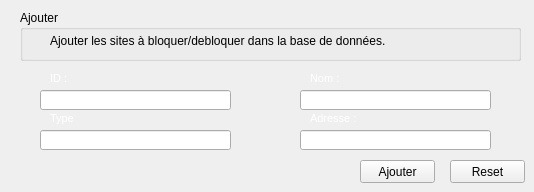
      <widget class="QWidget" name="tab_2">
       <attribute name="title">
        <string>Ajouter</string>
       </attribute>
       <widget class="QGroupBox" name="groupBox_9">
        <property name="geometry">
         <rect>
          <x>20</x>
          <y>10</y>
          <width>501</width>
          <height>51</height>
         </rect>
        </property>
        <property name="autoFillBackground">
         <bool>false</bool>
        </property>
        <property name="title">
         <string>Ajouter</string>
        </property>
        <property name="flat">
         <bool>false</bool>
        </property>
        <widget class="QLabel" name="label_19">
         <property name="geometry">
          <rect>
           <x>30</x>
           <y>20</y>
           <width>431</width>
           <height>21</height>
          </rect>
         </property>
         <property name="layoutDirection">
          <enum>Qt::LeftToRight</enum>
         </property>
         <property name="text">
          <string>Ajouter les sites à bloquer/debloquer dans la base de données.</string>
         </property>
         <property name="wordWrap">
          <bool>true</bool>
         </property>
        </widget>
       </widget>
       <widget class="QLineEdit" name="lineEdit_nomappareil_5">
        <property name="geometry">
         <rect>
          <x>40</x>
          <y>90</y>
          <width>191</width>
          <height>20</height>
         </rect>
        </property>
       </widget>
       <widget class="QLabel" name="label_20">
        <property name="geometry">
         <rect>
          <x>50</x>
          <y>70</y>
          <width>111</width>
          <height>16</height>
         </rect>
        </property>
        <property name="styleSheet">
         <string notr="true">/*Copyright (c) DevSec Studio. All rights reserved.

MIT License

Permission is hereby granted, free of charge, to any person obtaining a copy
of this software and associated documentation files (the &quot;Software&quot;), to deal
in the Software without restriction, including without limitation the rights
to use, copy, modify, merge, publish, distribute, sublicense, and/or sell
copies of the Software, and to permit persons to whom the Software is
furnished to do so, subject to the following conditions:

The above copyright notice and this permission notice shall be included in all
copies or substantial portions of the Software.

THE SOFTWARE IS PROVIDED *AS IS*, WITHOUT WARRANTY OF ANY KIND, EXPRESS OR
IMPLIED, INCLUDING BUT NOT LIMITED TO THE WARRANTIES OF MERCHANTABILITY,
FITNESS FOR A PARTICULAR PURPOSE AND NONINFRINGEMENT. IN NO EVENT SHALL THE
AUTHORS OR COPYRIGHT HOLDERS BE LIABLE FOR ANY CLAIM, DAMAGES OR OTHER
LIABILITY, WHETHER IN AN ACTION OF CONTRACT, TORT OR OTHERWISE, ARISING FROM,
OUT OF OR IN CONNECTION WITH THE SOFTWARE OR THE USE OR OTHER DEALINGS IN THE SOFTWARE.
*/

/*-----QWidget-----*/
QWidget
{
	background-color: QLinearGradient(x1:0, y1:0, x2:0, y2:1, stop:1 #212121, stop:.4 #343434);
	color: #ffffff;
	border-color: #000000;

}


/*-----QLabel-----*/
QLabel
{
	background-color: transparent;
	color: #fff;
	font-size: 8pt;
	border-color: #ffffff;

}


/*-----QToolButton-----*/
QToolButton
{
	background-color: qlineargradient(spread:repeat, x1:1, y1:0, x2:1, y2:1, stop:0 rgba(254, 171, 66, 255),stop:1 rgba(255, 153, 0, 255));
	color: #000;
	font-size: 14pt;
	border-radius: 4px;
	padding: 10px;

}


QToolButton::pressed
{
	background-color: #6b960f;

}


/*-----QTabWidget-----*/
QTabBar::tab
{
	font-size: 8pt;
	font-weight: bold;
	width: 80px;
    border: 1px solid #444;
    border-bottom-style: none;
	border-top-style: none;
    background-color: #323232;
    padding-top: 3px;
    padding-bottom: 2px;
    margin-right: -1px;

}

QTabWidget::pane 
{
    border: 1px solid qlineargradient(spread:repeat, x1:1, y1:0, x2:1, y2:1, stop:0 rgba(254, 171, 66, 255),stop:1 rgba(255, 153, 0, 255));
    top: 1px;

}

QTabBar::tab:last
{
    margin-right: 0; 

}

QTabBar::tab:first:!selected
{
	margin-left: 0px; 

}

QTabBar::tab:!selected
{
    color: #fff;
    border-bottom-style: solid;
    margin-top: 3px;
    background-color: QLinearGradient(x1:0, y1:0, x2:0, y2:1, stop:1 #212121, stop:.4 #343434);

}

QTabBar::tab:selected
{
	background-color: qlineargradient(spread:repeat, x1:1, y1:0, x2:1, y2:1, stop:0 rgba(254, 171, 66, 255),stop:1 rgba(255, 153, 0, 255));
	color: #000;
    margin-bottom: 0px;

}

QTabBar::tab:!selected:hover
{
    background-color: QLinearGradient(x1:0, y1:0, x2:0, y2:1, stop:1 #212121, stop:0.4 #343434, stop:0.2 #343434, stop:0.1 #ffaa00);

}</string>
        </property>
        <property name="text">
         <string>ID :</string>
        </property>
       </widget>
       <widget class="QLineEdit" name="lineEdit_nomappareil_6">
        <property name="geometry">
         <rect>
          <x>40</x>
          <y>130</y>
          <width>191</width>
          <height>20</height>
         </rect>
        </property>
       </widget>
       <widget class="QLineEdit" name="lineEdit_nomappareil_7">
        <property name="geometry">
         <rect>
          <x>300</x>
          <y>130</y>
          <width>191</width>
          <height>20</height>
         </rect>
        </property>
       </widget>
       <widget class="QLineEdit" name="lineEdit_nomappareil_8">
        <property name="geometry">
         <rect>
          <x>300</x>
          <y>90</y>
          <width>191</width>
          <height>20</height>
         </rect>
        </property>
       </widget>
       <widget class="QLabel" name="label_21">
        <property name="geometry">
         <rect>
          <x>50</x>
          <y>110</y>
          <width>111</width>
          <height>16</height>
         </rect>
        </property>
        <property name="styleSheet">
         <string notr="true">/*Copyright (c) DevSec Studio. All rights reserved.

MIT License

Permission is hereby granted, free of charge, to any person obtaining a copy
of this software and associated documentation files (the &quot;Software&quot;), to deal
in the Software without restriction, including without limitation the rights
to use, copy, modify, merge, publish, distribute, sublicense, and/or sell
copies of the Software, and to permit persons to whom the Software is
furnished to do so, subject to the following conditions:

The above copyright notice and this permission notice shall be included in all
copies or substantial portions of the Software.

THE SOFTWARE IS PROVIDED *AS IS*, WITHOUT WARRANTY OF ANY KIND, EXPRESS OR
IMPLIED, INCLUDING BUT NOT LIMITED TO THE WARRANTIES OF MERCHANTABILITY,
FITNESS FOR A PARTICULAR PURPOSE AND NONINFRINGEMENT. IN NO EVENT SHALL THE
AUTHORS OR COPYRIGHT HOLDERS BE LIABLE FOR ANY CLAIM, DAMAGES OR OTHER
LIABILITY, WHETHER IN AN ACTION OF CONTRACT, TORT OR OTHERWISE, ARISING FROM,
OUT OF OR IN CONNECTION WITH THE SOFTWARE OR THE USE OR OTHER DEALINGS IN THE SOFTWARE.
*/

/*-----QWidget-----*/
QWidget
{
	background-color: QLinearGradient(x1:0, y1:0, x2:0, y2:1, stop:1 #212121, stop:.4 #343434);
	color: #ffffff;
	border-color: #000000;

}


/*-----QLabel-----*/
QLabel
{
	background-color: transparent;
	color: #fff;
	font-size: 8pt;
	border-color: #ffffff;

}


/*-----QToolButton-----*/
QToolButton
{
	background-color: qlineargradient(spread:repeat, x1:1, y1:0, x2:1, y2:1, stop:0 rgba(254, 171, 66, 255),stop:1 rgba(255, 153, 0, 255));
	color: #000;
	font-size: 14pt;
	border-radius: 4px;
	padding: 10px;

}


QToolButton::pressed
{
	background-color: #6b960f;

}


/*-----QTabWidget-----*/
QTabBar::tab
{
	font-size: 8pt;
	font-weight: bold;
	width: 80px;
    border: 1px solid #444;
    border-bottom-style: none;
	border-top-style: none;
    background-color: #323232;
    padding-top: 3px;
    padding-bottom: 2px;
    margin-right: -1px;

}

QTabWidget::pane 
{
    border: 1px solid qlineargradient(spread:repeat, x1:1, y1:0, x2:1, y2:1, stop:0 rgba(254, 171, 66, 255),stop:1 rgba(255, 153, 0, 255));
    top: 1px;

}

QTabBar::tab:last
{
    margin-right: 0; 

}

QTabBar::tab:first:!selected
{
	margin-left: 0px; 

}

QTabBar::tab:!selected
{
    color: #fff;
    border-bottom-style: solid;
    margin-top: 3px;
    background-color: QLinearGradient(x1:0, y1:0, x2:0, y2:1, stop:1 #212121, stop:.4 #343434);

}

QTabBar::tab:selected
{
	background-color: qlineargradient(spread:repeat, x1:1, y1:0, x2:1, y2:1, stop:0 rgba(254, 171, 66, 255),stop:1 rgba(255, 153, 0, 255));
	color: #000;
    margin-bottom: 0px;

}

QTabBar::tab:!selected:hover
{
    background-color: QLinearGradient(x1:0, y1:0, x2:0, y2:1, stop:1 #212121, stop:0.4 #343434, stop:0.2 #343434, stop:0.1 #ffaa00);

}</string>
        </property>
        <property name="text">
         <string>Type</string>
        </property>
       </widget>
       <widget class="QLabel" name="label_22">
        <property name="geometry">
         <rect>
          <x>310</x>
          <y>70</y>
          <width>111</width>
          <height>16</height>
         </rect>
        </property>
        <property name="styleSheet">
         <string notr="true">/*Copyright (c) DevSec Studio. All rights reserved.

MIT License

Permission is hereby granted, free of charge, to any person obtaining a copy
of this software and associated documentation files (the &quot;Software&quot;), to deal
in the Software without restriction, including without limitation the rights
to use, copy, modify, merge, publish, distribute, sublicense, and/or sell
copies of the Software, and to permit persons to whom the Software is
furnished to do so, subject to the following conditions:

The above copyright notice and this permission notice shall be included in all
copies or substantial portions of the Software.

THE SOFTWARE IS PROVIDED *AS IS*, WITHOUT WARRANTY OF ANY KIND, EXPRESS OR
IMPLIED, INCLUDING BUT NOT LIMITED TO THE WARRANTIES OF MERCHANTABILITY,
FITNESS FOR A PARTICULAR PURPOSE AND NONINFRINGEMENT. IN NO EVENT SHALL THE
AUTHORS OR COPYRIGHT HOLDERS BE LIABLE FOR ANY CLAIM, DAMAGES OR OTHER
LIABILITY, WHETHER IN AN ACTION OF CONTRACT, TORT OR OTHERWISE, ARISING FROM,
OUT OF OR IN CONNECTION WITH THE SOFTWARE OR THE USE OR OTHER DEALINGS IN THE SOFTWARE.
*/

/*-----QWidget-----*/
QWidget
{
	background-color: QLinearGradient(x1:0, y1:0, x2:0, y2:1, stop:1 #212121, stop:.4 #343434);
	color: #ffffff;
	border-color: #000000;

}


/*-----QLabel-----*/
QLabel
{
	background-color: transparent;
	color: #fff;
	font-size: 8pt;
	border-color: #ffffff;

}


/*-----QToolButton-----*/
QToolButton
{
	background-color: qlineargradient(spread:repeat, x1:1, y1:0, x2:1, y2:1, stop:0 rgba(254, 171, 66, 255),stop:1 rgba(255, 153, 0, 255));
	color: #000;
	font-size: 14pt;
	border-radius: 4px;
	padding: 10px;

}


QToolButton::pressed
{
	background-color: #6b960f;

}


/*-----QTabWidget-----*/
QTabBar::tab
{
	font-size: 8pt;
	font-weight: bold;
	width: 80px;
    border: 1px solid #444;
    border-bottom-style: none;
	border-top-style: none;
    background-color: #323232;
    padding-top: 3px;
    padding-bottom: 2px;
    margin-right: -1px;

}

QTabWidget::pane 
{
    border: 1px solid qlineargradient(spread:repeat, x1:1, y1:0, x2:1, y2:1, stop:0 rgba(254, 171, 66, 255),stop:1 rgba(255, 153, 0, 255));
    top: 1px;

}

QTabBar::tab:last
{
    margin-right: 0; 

}

QTabBar::tab:first:!selected
{
	margin-left: 0px; 

}

QTabBar::tab:!selected
{
    color: #fff;
    border-bottom-style: solid;
    margin-top: 3px;
    background-color: QLinearGradient(x1:0, y1:0, x2:0, y2:1, stop:1 #212121, stop:.4 #343434);

}

QTabBar::tab:selected
{
	background-color: qlineargradient(spread:repeat, x1:1, y1:0, x2:1, y2:1, stop:0 rgba(254, 171, 66, 255),stop:1 rgba(255, 153, 0, 255));
	color: #000;
    margin-bottom: 0px;

}

QTabBar::tab:!selected:hover
{
    background-color: QLinearGradient(x1:0, y1:0, x2:0, y2:1, stop:1 #212121, stop:0.4 #343434, stop:0.2 #343434, stop:0.1 #ffaa00);

}</string>
        </property>
        <property name="text">
         <string>Nom :</string>
        </property>
       </widget>
       <widget class="QLabel" name="label_23">
        <property name="geometry">
         <rect>
          <x>310</x>
          <y>110</y>
          <width>111</width>
          <height>16</height>
         </rect>
        </property>
        <property name="styleSheet">
         <string notr="true">/*Copyright (c) DevSec Studio. All rights reserved.

MIT License

Permission is hereby granted, free of charge, to any person obtaining a copy
of this software and associated documentation files (the &quot;Software&quot;), to deal
in the Software without restriction, including without limitation the rights
to use, copy, modify, merge, publish, distribute, sublicense, and/or sell
copies of the Software, and to permit persons to whom the Software is
furnished to do so, subject to the following conditions:

The above copyright notice and this permission notice shall be included in all
copies or substantial portions of the Software.

THE SOFTWARE IS PROVIDED *AS IS*, WITHOUT WARRANTY OF ANY KIND, EXPRESS OR
IMPLIED, INCLUDING BUT NOT LIMITED TO THE WARRANTIES OF MERCHANTABILITY,
FITNESS FOR A PARTICULAR PURPOSE AND NONINFRINGEMENT. IN NO EVENT SHALL THE
AUTHORS OR COPYRIGHT HOLDERS BE LIABLE FOR ANY CLAIM, DAMAGES OR OTHER
LIABILITY, WHETHER IN AN ACTION OF CONTRACT, TORT OR OTHERWISE, ARISING FROM,
OUT OF OR IN CONNECTION WITH THE SOFTWARE OR THE USE OR OTHER DEALINGS IN THE SOFTWARE.
*/

/*-----QWidget-----*/
QWidget
{
	background-color: QLinearGradient(x1:0, y1:0, x2:0, y2:1, stop:1 #212121, stop:.4 #343434);
	color: #ffffff;
	border-color: #000000;

}


/*-----QLabel-----*/
QLabel
{
	background-color: transparent;
	color: #fff;
	font-size: 8pt;
	border-color: #ffffff;

}


/*-----QToolButton-----*/
QToolButton
{
	background-color: qlineargradient(spread:repeat, x1:1, y1:0, x2:1, y2:1, stop:0 rgba(254, 171, 66, 255),stop:1 rgba(255, 153, 0, 255));
	color: #000;
	font-size: 14pt;
	border-radius: 4px;
	padding: 10px;

}


QToolButton::pressed
{
	background-color: #6b960f;

}


/*-----QTabWidget-----*/
QTabBar::tab
{
	font-size: 8pt;
	font-weight: bold;
	width: 80px;
    border: 1px solid #444;
    border-bottom-style: none;
	border-top-style: none;
    background-color: #323232;
    padding-top: 3px;
    padding-bottom: 2px;
    margin-right: -1px;

}

QTabWidget::pane 
{
    border: 1px solid qlineargradient(spread:repeat, x1:1, y1:0, x2:1, y2:1, stop:0 rgba(254, 171, 66, 255),stop:1 rgba(255, 153, 0, 255));
    top: 1px;

}

QTabBar::tab:last
{
    margin-right: 0; 

}

QTabBar::tab:first:!selected
{
	margin-left: 0px; 

}

QTabBar::tab:!selected
{
    color: #fff;
    border-bottom-style: solid;
    margin-top: 3px;
    background-color: QLinearGradient(x1:0, y1:0, x2:0, y2:1, stop:1 #212121, stop:.4 #343434);

}

QTabBar::tab:selected
{
	background-color: qlineargradient(spread:repeat, x1:1, y1:0, x2:1, y2:1, stop:0 rgba(254, 171, 66, 255),stop:1 rgba(255, 153, 0, 255));
	color: #000;
    margin-bottom: 0px;

}

QTabBar::tab:!selected:hover
{
    background-color: QLinearGradient(x1:0, y1:0, x2:0, y2:1, stop:1 #212121, stop:0.4 #343434, stop:0.2 #343434, stop:0.1 #ffaa00);

}</string>
        </property>
        <property name="text">
         <string>Adresse :</string>
        </property>
       </widget>
       <widget class="QPushButton" name="pushButton_11">
        <property name="geometry">
         <rect>
          <x>360</x>
          <y>160</y>
          <width>75</width>
          <height>23</height>
         </rect>
        </property>
        <property name="text">
         <string>Ajouter</string>
        </property>
       </widget>
       <widget class="QPushButton" name="pushButton_12">
        <property name="geometry">
         <rect>
          <x>450</x>
          <y>160</y>
          <width>75</width>
          <height>23</height>
         </rect>
        </property>
        <property name="text">
         <string>Reset</string>
        </property>
       </widget>
      </widget>
